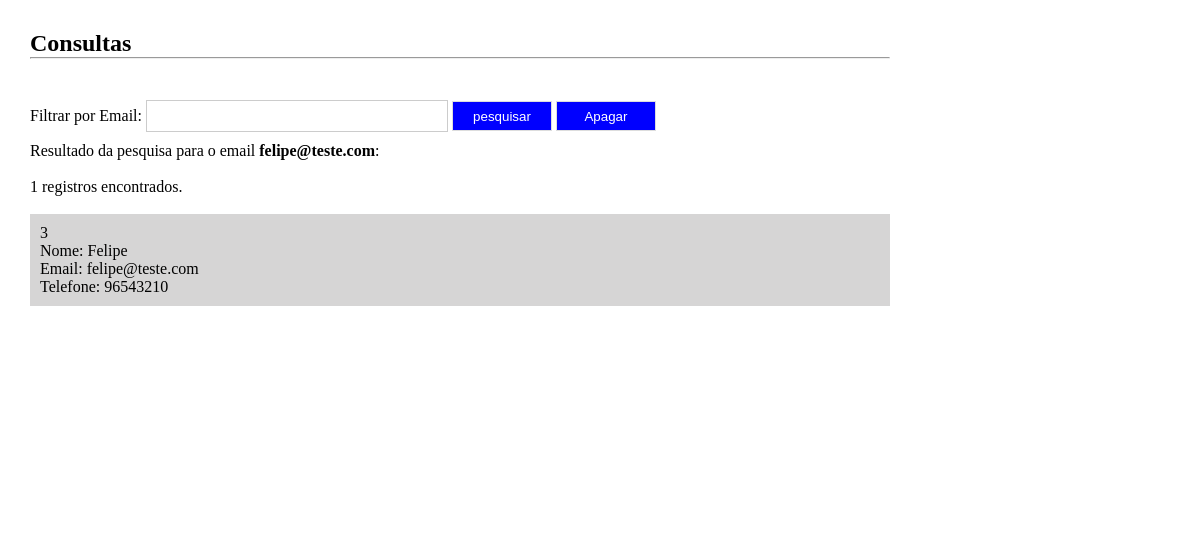
The app's page /consultacad.php?filtro=felipe@teste.com with its own data.
### tables this page shows
CREATE TABLE IF NOT EXISTS `usuarios` (
  `codigo` int(12) NOT NULL AUTO_INCREMENT,
  `nome` varchar(50) NOT NULL,
  `email` varchar(40) NOT NULL,
  `telefone` text NOT NULL,
  `sexo` text NOT NULL,
  `servico` text NOT NULL,
  `data` date NOT NULL,
  `horario` time NOT NULL,
  PRIMARY KEY (`codigo`)
);

### consultacad.php (the view, shortened to what this page needs)
<?php
include_once("conexcad.php");
$filtro = isset($_GET['filtro'])?$_GET['filtro']:"";
$sql = "select * from usuarios where email  like '%$filtro%' order by email";
$consultacad = mysqli_query($conexao,$sql);
$registros = mysqli_num_rows($consultacad);
?>
<!DOCTYPE html>
<html lang="pt-br">
<head>
    <link rel="stylesheet" href="_css/estilo.css">
</head>
<body>
    <div class="container">
        <section>
            <h1>Consultas</h1>
            <hr><br><br>
            <form method="get" action="">
                Filtrar por Email: <input type="text" name="filtro" class="campo" required autofocus>
                <input type="submit" value="pesquisar" class="btn">
                <input type="submit" value="Apagar" class="btn" action="delete"><br>
            </form>
            <?php
                print "Resultado da pesquisa para o email <strong>$filtro</strong>:<br><br>";
                print "$registros registros encontrados.";
                print "<br><br>";
                while($exibirRegistros = mysqli_fetch_array($consultacad)){
                    $codigo = $exibirRegistros[0];
                    $nome = $exibirRegistros[1];
                    $email = $exibirRegistros[2];
                    $telefone = $exibirRegistros[3];
                    print "<article>";
                    print "$codigo<br>";
                    print "Nome: $nome<br>";
                    print "Email: $email<br>";
                    print "Telefone: $telefone<br>";
                    print "</article>";
                }
                ?>
        </section>
    </div>
</body>
</html>

### _css/estilo.css (style rules this page uses)
* { margin: 0; padding: 0; }
body { background-collor: #222; font-family: Verdana; font-size: 100% }
.container { flex-direction: column; margin: auto; width: 1200px; margin-top: 20px; padding: 10px; }
section { width: 870px; height: 500px; margin-left: 10px; float: left; background-color: #fff; box-sizing: border-box; padding-left: 10px; }
.btn { width: 100px; height: 30px; border: 1px solid #ddd; background-color: #0000FF; color: #fff; cursor: pointer; }
.campo { width: 300px; height: 30px; border: 1px solid #ccc; margin-top: 5px; margin-bottom: 10px; }
article { width: 100%; box-sizing: border-box; padding: 10px; background-color: #d6d5d5; margin-bottom: 5px; }

### records on screen
usuarios: codigo "3", nome "Felipe", email "felipe@teste.com", telefone "96543210"

### other values on screen
$filtro "felipe@teste.com"
$registros "1"
